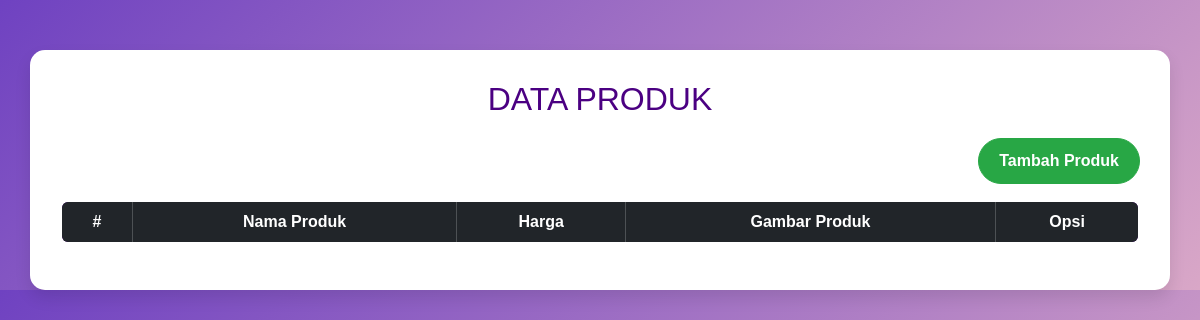
Before: /show.php with the older database file.
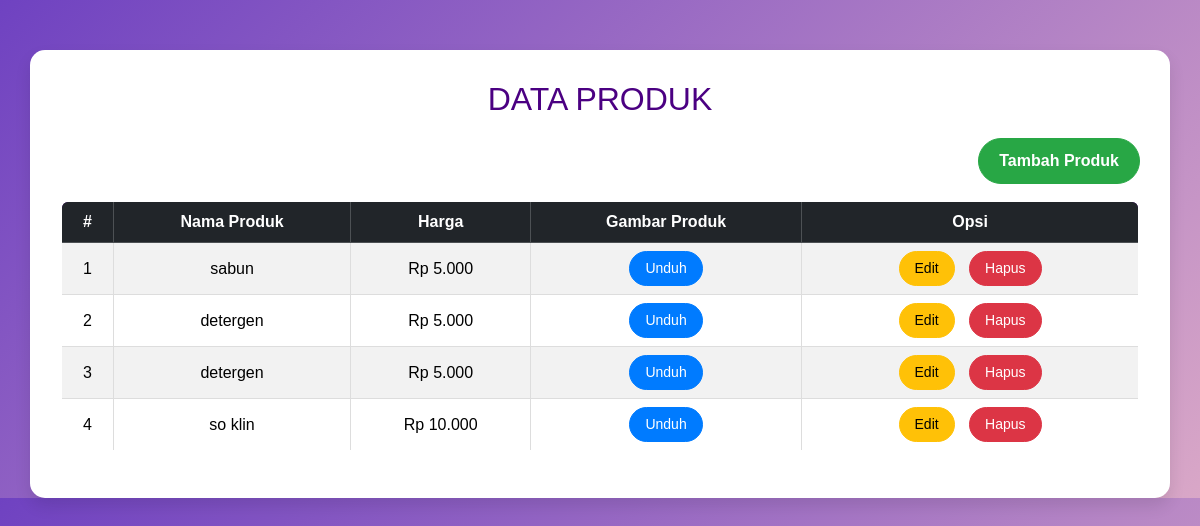
After: the same page with the newer database file.
### tables this page shows
CREATE TABLE `products` (
  `id` int NOT NULL,
  `name` varchar(255) NOT NULL,
  `price` int NOT NULL,
  `image` varchar(255) NOT NULL,
  `created_at` timestamp NOT NULL DEFAULT CURRENT_TIMESTAMP,
  `updated_at` timestamp NULL DEFAULT NULL
);

### show.php (the view, shortened to what this page needs)
<!DOCTYPE html>
<html lang="en">
<head>
    <link href="https://cdn.jsdelivr.net/npm/bootstrap@5.3.2/dist/css/bootstrap.min.css" rel="stylesheet">
</head>
<body>
    <div class="container">
        <h1>Data Produk</h1>
        <div class="text-end mb-3">
            <a href="create.php" class="btn btn-success">Tambah Produk</a>
        </div>
        <table class="table table-bordered table-striped text-center align-middle">
            <thead class="table-dark">
                <tr>
                    <th>#</th>
                    <th>Nama Produk</th>
                    <th>Harga</th>
                    <th>Gambar Produk</th>
                    <th>Opsi</th>
                </tr>
            </thead>
            <tbody>
                <?php
                    require './config/db.php';
                    $products = mysqli_query($db_connect, "SELECT * FROM products");
                    $no = 1;
                    while ($row = mysqli_fetch_assoc($products)) {
                ?>
                <tr>
                    <td><?= $no++; ?></td>
                    <td><?= htmlspecialchars($row['name']); ?></td>
                    <td>Rp <?= number_format($row['price'], 0, ',', '.'); ?></td>
                    <td>
                        <a href="../pertemuan-6/<?= htmlspecialchars($row['image']); ?>" target="_blank" class="btn btn-primary btn-sm">Unduh</a>
                    </td>
                    <td>
                        <a href="edit.php?id=<?= $row['id']; ?>" class="btn btn-warning btn-sm">Edit</a>
                        <a href="delete.php?id=<?= $row['id']; ?>" class="btn btn-danger btn-sm" onclick="return confirm('Yakin ingin menghapus produk ini?')">Hapus</a>
                    </td>
                </tr>
                <?php } ?>
            </tbody>
        </table>
    </div>
</body>
</html>

Changed rows visible on the page:
added products: name "sabun", price "5.000"
added products: name "detergen", price "5.000"
added products: name "detergen", price "5.000"
added products: name "so klin", price "10.000"
